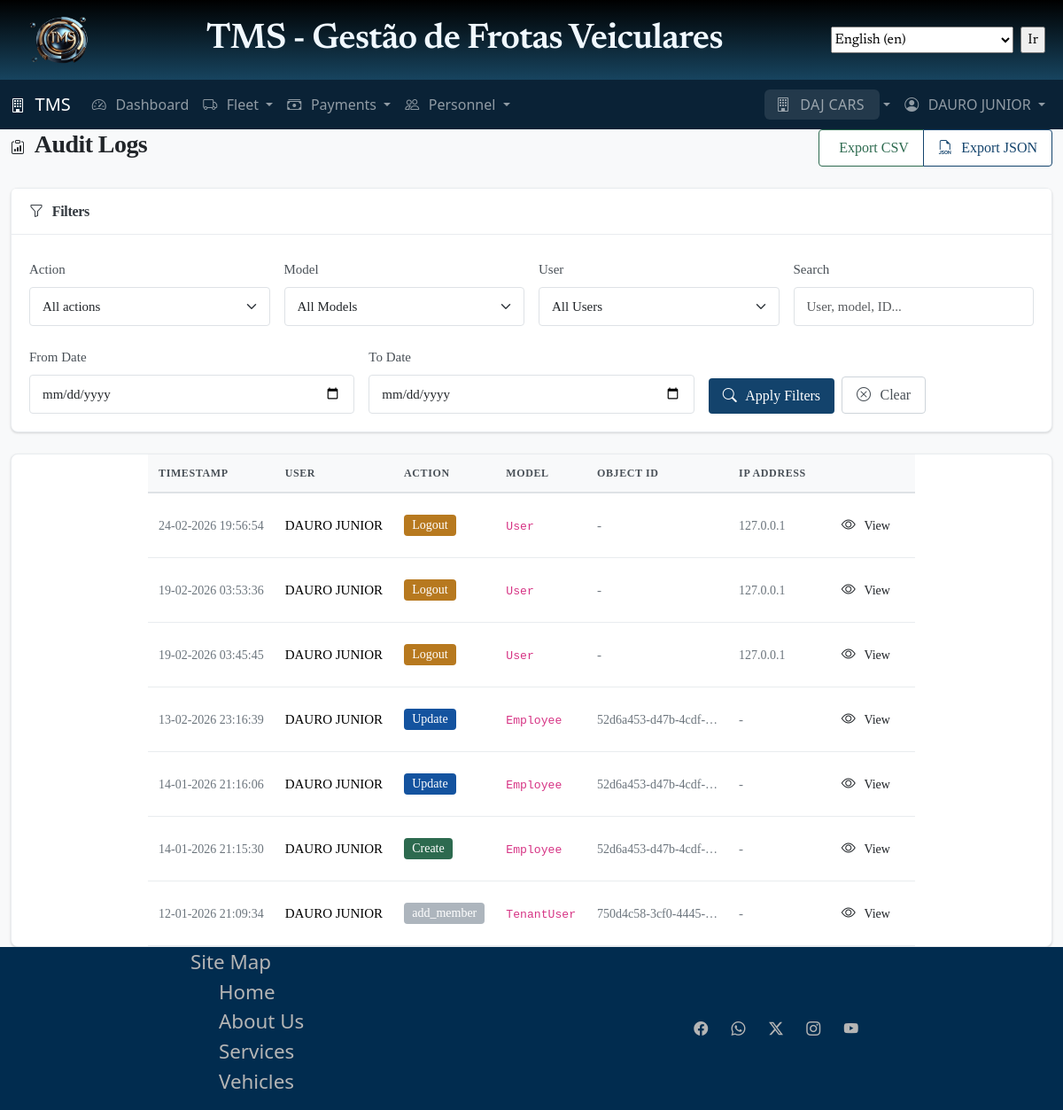
The app's page /audit/ (signed in), older data.
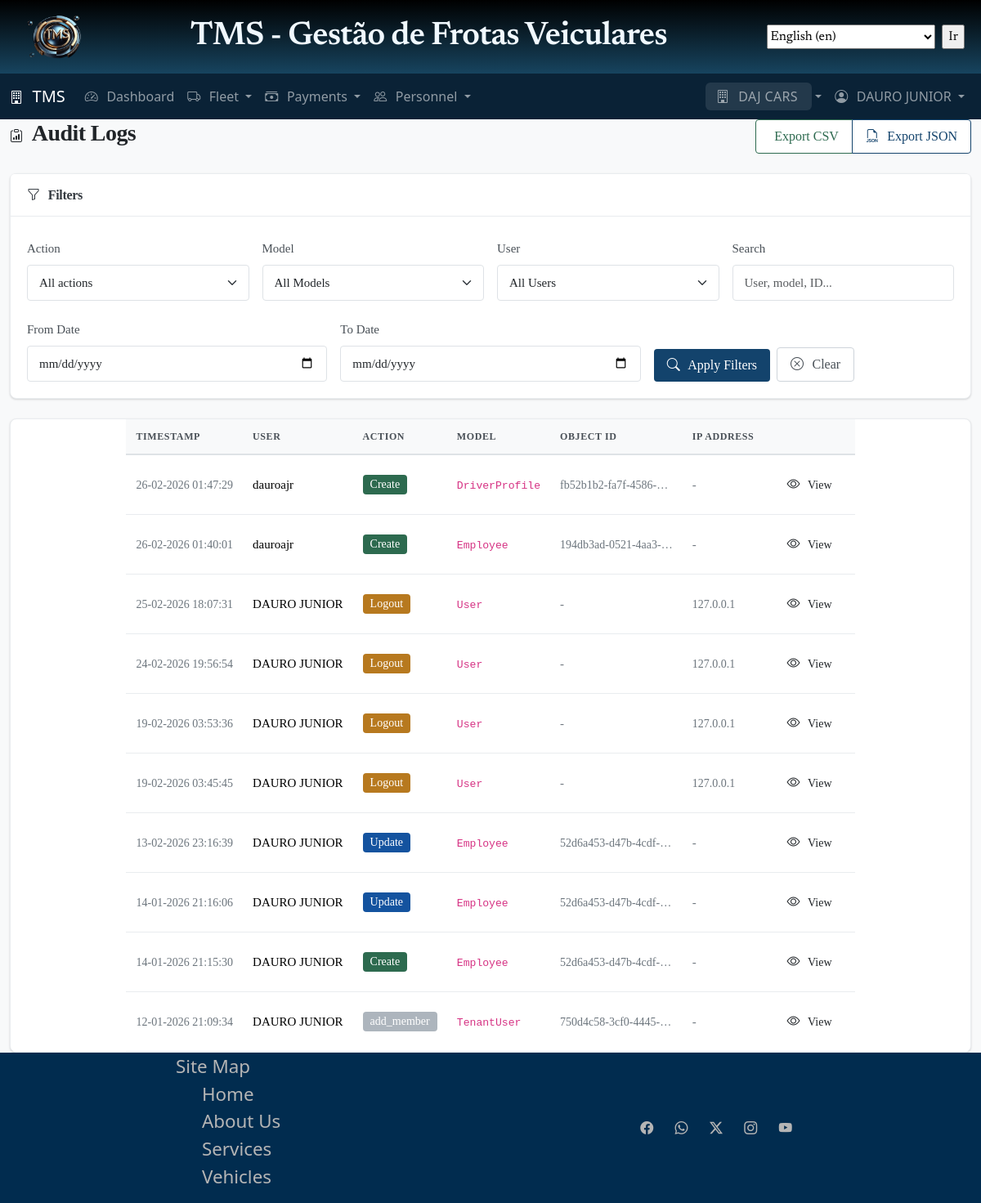
The same page, newer data.
### tenants/models.py (models this page shows, shortened)
class Tenant(models.Model):
    PLAN_CHOICES = [
        ("free", _("Free")),
        ("basic", _("Basic")),
        ("premium", _("Premium")),
        ("entreprise", _("Enterprise")),
    ]
    id = models.UUIDField(primary_key=True, default=uuid.uuid4, editable=False)
    slug = models.SlugField(
        max_length=50,
        unique=True,
        help_text=_("Unique identifier for the tenant, used ni URLs and subdomains"),
    )
    name = models.CharField(max_length=200, help_text=_("Display name"))
    legal_name = models.CharField(max_length=200, help_text=_("Legal company name"))
    document = models.CharField(
        max_length=30,
        unique=True,
        help_text=_("Unique identifier like SSN or Tax ID, CPF or CNPJ"),
    )
    email = models.EmailField(unique=True)
    phone = models.CharField(max_length=30)
    address = models.CharField(max_length=250, null=True, blank=True)
    is_active = models.BooleanField(default=True)
    plan = models.CharField(max_length=20, choices=PLAN_CHOICES, default="free")
    created_at = models.DateTimeField(auto_now_add=True)
    updated_at = models.DateTimeField(auto_now=True)
    settings = models.JSONField(default=dict, blank=True, null=True)
    subscription_expires_at = models.DateTimeField(blank=True, null=True)
    objects = TenantManager()
    class Meta:
        db_table = "tenants"
        indexes = [
            models.Index(fields=["slug"]),
            models.Index(fields=["is_active", "plan"]),
        ]

### accounts/models.py (models this page shows, shortened)
class CustomUser(AbstractUser):
    id = models.UUIDField(primary_key=True, default=uuid.uuid4, editable=False)
    current_tenant = models.ForeignKey(
        'tenants.Tenant',
        on_delete=models.SET_NULL,
        null=True,
        blank=True,
        related_name='current_users',
        help_text=_('Currently active tenant for this user')
    )
    phone = models.CharField(max_length=20, blank=True, null=True)
    document_number = models.CharField(
        max_length=30,
        blank=True,
        null=True,
        help_text=_('Unique identifier like SSN or Tax ID, CPF or CNPJ')
    )
    document_type = models.CharField(
        max_length=6,
        blank=True,
        null=True,
        choices=[
            ('SSN', 'SSN'),
            ('TAXID', 'Tax ID'),
            ('CPF', 'CPF'),
            ('CNPJ', 'CNPJ')
        ],
        default='CPF'
    )
    last_login_tenant = models.ForeignKey(
        'tenants.Tenant',
        on_delete=models.SET_NULL,
        blank=True,
        null=True,
        related_name='last_login_users',
    )
    created_at = models.DateTimeField(auto_now_add=True)
    updated_at = models.DateTimeField(auto_now=True)
    class Meta:
        db_table = 'users'
        indexes = [
            models.Index(fields=['email']),
            models.Index(fields=['document_number'])
        ]
    def get_tenants(self):
        return Tenant.objects.filter(
            members__user=self,
            members__is_active=True,
            is_active=True
        ).distinct()
    def has_tenant_permission(self, tenant, permission=None):
        if self.is_superuser:
            return True
        try:
            membership = self.tenant_memberships.get(tenant=tenant, is_active=True)
            if permission:
                return permission in membership.get_permissions()
            return True
        except TenantUser.DoesNotExist:
            return False

### audit/models.py (models this page shows, shortened)
class TenantAuditLog(models.Model):
    ACTION_CHOICES = [
        ("create", _("Create")),
        ("update", _("Update")),
        ("delete", _("Delete")),
        ("view", _("View")),
        ("login", _("Login")),
        ("logout", _("Logout")),
        ("permission_change", _("Permission Change")),
    ]
    id = models.UUIDField(primary_key=True, default=uuid.uuid4, editable=False)
    tenant = models.ForeignKey(
        'tenants.Tenant',
        on_delete=models.CASCADE,
        related_name='audit_logs'
    )
    user = models.ForeignKey(
        settings.AUTH_USER_MODEL,
        on_delete=models.SET_NULL,
        blank=True,
        null=True
    )
    action = models.CharField(max_length=30, choices=ACTION_CHOICES)
    model_name = models.CharField(max_length=100)
    object_id = models.CharField(max_length=255, blank=True, null=True)
    changes = models.JSONField(blank=True, null=True)
    ip_address = models.GenericIPAddressField(blank=True, null=True)
    user_agent = models.TextField(blank=True, null=True)
    timestamp = models.DateTimeField(auto_now_add=True)
    class Meta:
        db_table = 'tenant_audit_log'
        indexes = [
            models.Index(fields=['tenant', '-timestamp']),
            models.Index(fields=['tenant', 'user', 'action'])
        ]
        ordering = ['-timestamp']

### audit/views.py (the view, shortened to what this page needs)
# urls.py: path('', views.AuditLogListView.as_view(), name='log_list'),
class AuditLogListView(LoginRequiredMixin, ListView):
    model = TenantAuditLog
    template_name = 'audit/log_list.html'
    context_object_name = 'logs'
    paginate_by = 25
    def dispatch(self, request, *args, **kwargs):
        if not hasattr(request, 'tenant') or not request.tenant:
            raise PermissionDenied(_('Tenant required'))
        try:
            membership = TenantUser.objects.get(
                user=request.user,
                tenant=request.tenant,
                is_active=True
            )
            if not (membership.is_owner or membership.role in ['admin', 'owner']):
                raise PermissionDenied(_('Only owners and admins can view audit logs.'))
        except TenantUser.DoesNotExist:
            raise PermissionDenied(_('You are not a member of this tenant.'))
        return super().dispatch(request, *args, **kwargs)
    def get_queryset(self):
        queryset = TenantAuditLog.objects.filter(
            tenant=self.request.tenant,
        ).select_related('user')
        action = self.request.GET.get('action')
        if action:
            queryset = queryset.filter(action=action)
        model_name = self.request.GET.get('model')
        if model_name:
            queryset = queryset.filter(model_name=model_name)
        user_id = self.request.GET.get('user')
        if user_id:
            queryset = queryset.filter(user_id=user_id)
        date_from = self.request.GET.get('date_from')
        date_to = self.request.GET.get('date_to')
        if date_from:
            try:
                date_from = datetime.strptime(date_from, '%Y-%m-%d')
                queryset = queryset.filter(timestamp__gte=date_from)
            except ValueError:
                pass
        search = self.request.GET.get('search')
        if search:
            queryset = queryset.filter(
                Q(user__username__icontains=search) | Q(user__email__icontains=search) | Q(model_name__icontains=search) | Q(object_id__icontains=search)
            )
        return queryset
    def get_context_data(self, **kwargs):
        context = super().get_context_data(**kwargs)
        context['actions'] = TenantAuditLog.ACTION_CHOICES
        context['models'] = TenantAuditLog.objects.filter(
            tenant=self.request.tenant
        ).values_list('model_name', flat=True).distinct()
        context['users'] = TenantUser.objects.filter(
            tenant=self.request.tenant,
            is_active=True
        ).select_related('user')
        context['current_action'] = self.request.GET.get('action', '')
        context['current_model'] = self.request.GET.get('model', '')
        context['current_user'] = self.request.GET.get('user', '')
        context['date_from'] = self.request.GET.get('date_from', '')
        context['date_to'] = self.request.GET.get('date_to', '')
        context['search'] = self.request.GET.get('search', '')
        return context

### templates/audit/log_list.html (shortened to what this page needs)
{% extends 'base.html' %}
{% load static i18n l10n %}
{% block content %}
<div class="container-fluid">
  <div class="row mb-4">
    <div class="col-12">
      <div class="d-flex justify-content-between align-items-center">
        <h2><i class="bi bi-clipboard-data"></i> {% translate 'Audit Logs' %}</h2>
        <div class="btn-group">
          <a href="?{% for key, value in request.GET.items %}{% if key != 'format' %}{{ key }}={{ value }}&{% endif %}{% endfor %}format=csv" class="btn btn-outline-success">
             {% translate 'Export CSV' %}
          </a>
          <a href="?{% for key, value in request.GET.items %}{% if key != 'format' %}{{ key }}={{ value }}&{% endif %}{% endfor %}format=json" class="btn btn-outline-primary">
            <i class="bi bi-filetype-json"></i> {% translate 'Export JSON' %}
          </a>
        </div>
      </div>
    </div>
  </div>
  <div class="card shadow-sm mb-4">
    <div class="card-header bg-white">
      <h6 class="mb-0"><i class="bi bi-funnel"></i> {% translate 'Filters' %}</h6>
    </div>
    <div class="card-body">
      <form action="" method="get" class="row g-3">
        <div class="col-md-3">
          <label for="action" class="form-label">{% translate 'Action' %}</label>
          <select name="action" id="action" class="form-select">
            <option value="">{% translate 'All actions' %}</option>
          </select>
        </div>
        <div class="col-md-3">
          <label for="model" class="form-label">{% translate 'Model' %}</label>
          <select name="model" id="model" class="form-select">
            <option value="">{% translate 'All Models' %}</option>
          </select>
        </div>
        <div class="col-md-3">
          <label for="user" class="form-label">{% translate 'User' %}</label>
          <select name="user" id="user" class="form-select">
            <option value="">{% translate 'All Users' %}</option>
          </select>
        </div>
        <div class="col-md-3">
          <label for="search" class="form-label">{% translate 'Search' %}</label>
          <input type="text" name="search" id="search" class="form-control"
          placeholder="User, model, ID..." value="{{ search }}">
        </div>
        <div class="col-md-4">
          <label for="date_from" class="form-label">{% translate 'From Date' %}</label>
          <input type="date" name="date_from" id="date_from" class="form-control" value="{{ date_from }}">
        </div>
        <div class="col-md-4">
          <label for="date_to" class="form-label">{% translate 'To Date' %}</label>
          <input type="date" name="date_to" id="date_to" class="form-control" value="{{ date_to }}">
        </div>
        <div class="col-md-4 d-flex align-items-end">
          <button type="submit" class="btn btn-primary me-2">
            <i class="bi bi-search"></i> {% translate 'Apply Filters' %}
          </button>
          <a href="{% url 'audit:log_list' %}" class="btn btn-outline-secondary">
            <i class="bi bi-x-circle"></i> {% translate 'Clear' %}
          </a>
        </div>
      </form>
    </div>
  </div>
  <div class="card shadow-sm">
    <div class="card-body p-0">
      {% if logs %}
        <div class="table-responsive">
          <table class="table table-hover mb-0">
            <thead class="table-light">
              <tr>
                <th>{% translate 'Timestamp' %}</th>
                <th>{% translate 'User' %}</th>
                <th>{% translate 'Action' %}</th>
                <th>{% translate 'Model' %}</th>
                <th>{% translate 'Object ID' %}</th>
                <th>{% translate 'IP Address' %}</th>
                <th></th>
              </tr>
            </thead>
            <tbody>
              {% for log in logs %}
                <tr>
                  <td>
                    <small>{{ log.timestamp|date:"d-m-Y H:i:s" }}</small>
                  </td>
                  <td>
                    {% if log.user %}
                      {{ log.user.get_full_name|default:log.user.username }}
                    {% else %}
                      <em class="text-muted">{% translate 'System' %}</em>
                    {% endif %}
                  </td>
                  <td>
                    <span class="badge bg-{% if log.action == 'create' %}success{% elif log.action == 'update' %}info{% elif log.action == 'delete' %}danger{% elif log.action == 'login' %}primary{% elif log.action == 'logout' %}warning{% else %}secondary{% endif %}">{{ log.get_action_display }}
                    </span>
                  </td>
                  <td>
                    <code>{{ log.model_name }}</code>
                  </td>
                  <td>
                    {% if log.object_id %}
                      <small class="text-muted">{{ log.object_id|truncatechars:20 }}</small>
                    {% else %}
                      <em class="text-muted">-</em>
                    {% endif %}
                  </td>
                  <td>
                    {% if log.ip_address %}
                      <small class="text-muted">{{ log.ip_address }}</small>
                    {% else %}
                      <em class="text-muted">-</em>
                    {% endif %}
                  </td>
                  <td class="text-end">
                    <a href="{% url 'audit:log_detail' log.id %}" class="btn btn-sm btn-outline primary">
                      <i class="bi bi-eye"></i> {% translate 'View' %}
                    </a>
                  </td>
                </tr>
              {% endfor %}
            </tbody>
          </table>
        </div>
      {% else %}
        <div class="text-center py-5">
          <i class="bi bi-inbox display-1 text-muted"></i>
          <p class="mt-3 text-muted">{% translate 'No audit logs found' %}</p>
        </div>
      {% endif %}
    </div>
  </div>
</div>
{% endblock %}

### templates/components/_navbar.html (shortened to what this page needs)
{% load static i18n l10n %}
<link rel="stylesheet" href="{% static 'css/navbar.css' %}">
<nav class="navbar navbar-expand-lg navbar-dark" style="background: color-mix(in srgb, black 50%, #13436c 50%)">
  <div class="container">
    <a class="navbar-brand" href="{% url 'home' %}">
      <i class="bi bi-building"></i> TMS
    </a>
    <div class="collapse navbar-collapse" id="navbarNav">
      <ul class="navbar-nav me-auto">
        {% if user.is_authenticated %}
        <li class="nav-item">
          <a class="nav-link" href="{% url 'dashboard' %}">
            <i class="bi bi-speedometer2"></i> {% translate 'Dashboard' %}
          </a>
        </li>
        {% if current_tenant %}
        <li class="nav-item dropdown">
          <a class="nav-link dropdown-toggle" href="#" role="button" data-bs-toggle="dropdown">
            <i class="bi bi-truck"></i> {% translate 'Fleet' %}
          </a>
        </li>
        <li class="nav-item dropdown">
          <a class="nav-link dropdown-toggle" href="#" id="paymentsDropdown" role="button" data-bs-toggle="dropdown"
            aria-expanded="false">
            <i class="bi bi-cash-stack"></i> {% translate "Payments" %}
          </a>
        </li>
        <li class="nav-item dropdown">
          <a class="nav-link dropdown-toggle" href="#" role="button" data-bs-toggle="dropdown">
            <i class="bi bi-people"></i> {% translate 'Personnel' %}
          </a>
        </li>
        {% endif %}
        {% endif %}
      </ul>
      <ul class="navbar-nav">
        {% if user.is_authenticated %}
        {% if current_tenant %}
        <li class="nav-item dropdown">
          <a class="nav-link dropdown-toggle" href="#" role="button" data-bs-toggle="dropdown">
            <span class="tenant-badge">
              <i class="bi bi-building"></i> {{ current_tenant.name }}
            </span>
          </a>
        </li>
        {% else %}
        <li class="nav-item">
          <a class="nav-link" href="{% url 'tenants:select' %}">
            <i class="bi bi-building"></i> {% translate 'Select Tenant' %}
          </a>
        </li>
        {% endif %}
        <li class="nav-item dropdown">
          <a class="nav-link dropdown-toggle" href="#" role="button" data-bs-toggle="dropdown">
            <i class="bi bi-person-circle"></i> {{ user.get_full_name|default:user.username }}
          </a>
        </li>
        {% endif %}
      </ul>
    </div>
  </div>
</nav>

Row changes from the older to the newer data that the page shows:
added TenantAuditLog: timestamp "26-02-2026 01:47:29", user.get_full_name "dauroajr", action "Create", model_name "DriverProfile", object_id "fb52b1b2-fa7f-4586-…"
added TenantAuditLog: timestamp "26-02-2026 01:40:01", user.get_full_name "dauroajr", action "Create", model_name "Employee", object_id "194db3ad-0521-4aa3-…"
added TenantAuditLog: timestamp "25-02-2026 18:07:31", user.get_full_name "DAURO JUNIOR", action "Logout", model_name "User", ip_address "127.0.0.1"
